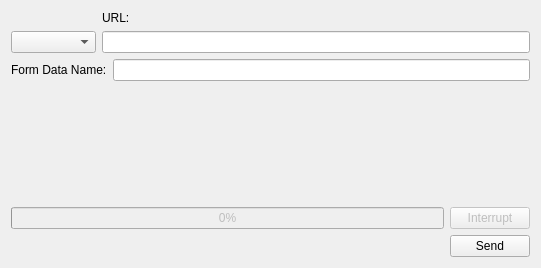
<?xml version="1.0" encoding="UTF-8"?>
<ui version="4.0">
 <class>HttpTransceiver</class>
 <widget class="QDialog" name="HttpTransceiver">
  <property name="geometry">
   <rect>
    <x>0</x>
    <y>0</y>
    <width>541</width>
    <height>268</height>
   </rect>
  </property>
  <property name="windowTitle">
   <string>Dialog</string>
  </property>
  <layout class="QVBoxLayout" name="verticalLayout_3">
   <item>
    <layout class="QHBoxLayout" name="horizontalLayout">
     <item>
      <layout class="QVBoxLayout" name="verticalLayout_2">
       <item>
        <widget class="QLabel" name="label_2">
         <property name="text">
          <string/>
         </property>
        </widget>
       </item>
       <item>
        <widget class="QComboBox" name="cb_verb">
         <property name="minimumSize">
          <size>
           <width>85</width>
           <height>0</height>
          </size>
         </property>
        </widget>
       </item>
      </layout>
     </item>
     <item>
      <layout class="QVBoxLayout" name="verticalLayout">
       <item>
        <widget class="QLabel" name="label">
         <property name="text">
          <string>URL:</string>
         </property>
        </widget>
       </item>
       <item>
        <widget class="QLineEdit" name="le_url"/>
       </item>
      </layout>
     </item>
    </layout>
   </item>
   <item>
    <layout class="QHBoxLayout" name="horizontalLayout_3">
     <item>
      <widget class="QLabel" name="lb_formDataName">
       <property name="text">
        <string>Form Data Name:</string>
       </property>
      </widget>
     </item>
     <item>
      <widget class="QLineEdit" name="le_formDataName"/>
     </item>
    </layout>
   </item>
   <item>
    <spacer name="verticalSpacer">
     <property name="orientation">
      <enum>Qt::Vertical</enum>
     </property>
     <property name="sizeHint" stdset="0">
      <size>
       <width>20</width>
       <height>1</height>
      </size>
     </property>
    </spacer>
   </item>
   <item>
    <layout class="QHBoxLayout" name="horizontalLayout_4">
     <item>
      <widget class="QProgressBar" name="pr_request">
       <property name="enabled">
        <bool>false</bool>
       </property>
       <property name="value">
        <number>0</number>
       </property>
      </widget>
     </item>
     <item>
      <widget class="QPushButton" name="pb_interrupt">
       <property name="enabled">
        <bool>false</bool>
       </property>
       <property name="text">
        <string>Interrupt</string>
       </property>
      </widget>
     </item>
    </layout>
   </item>
   <item>
    <layout class="QHBoxLayout" name="horizontalLayout_2">
     <item>
      <spacer name="horizontalSpacer">
       <property name="orientation">
        <enum>Qt::Horizontal</enum>
       </property>
       <property name="sizeHint" stdset="0">
        <size>
         <width>40</width>
         <height>20</height>
        </size>
       </property>
      </spacer>
     </item>
     <item>
      <widget class="QPushButton" name="pb_send">
       <property name="text">
        <string>Send</string>
       </property>
      </widget>
     </item>
    </layout>
   </item>
  </layout>
 </widget>
 <resources/>
 <connections/>
</ui>
